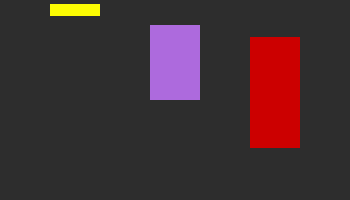
Frame 1 (no input)
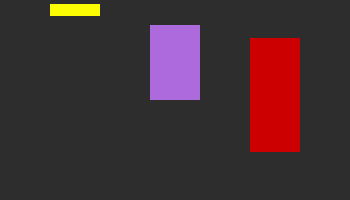
Frame 60 (the mouse pressed at the canvas centre just before this capture)
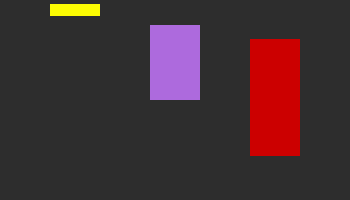
Frame 120 (the mouse held since frame 60 and released just before this capture)

The Processing sketch that drew these frames (run headless with seeded random() and noise(); from frame 60 on, the mouse is pressed at the canvas centre):

// Processing sketch: processing_45280
// ── processing_45280.pde

//Rayniel Estrella | HW6 - Predicting Time
//Nick Lally | Math, Programming, and Art

void setup(){
  size(350,200);
  colorMode(HSB,360,100,100);
  smooth();
  noStroke();
}
void draw(){
background(64);

int m=minute(), s=second(), h=hour(); //For some reason, when I place this on the very top it would stop working.
float hy=(height)/60*h;
float my=(height)/60*m;
float sy=(height)/60*s; //This bar that tells the seconds is not supposed to move while it stretches down.

//Hours - Yellow
fill(60,99,99);
rect(50,h,50,hy);

//Minutes - Purple
fill(275,52,87);
rect(150,m,50,my);

//Seconds - Red
fill(360,100,80);
rect(250,s,50,sy);
}
